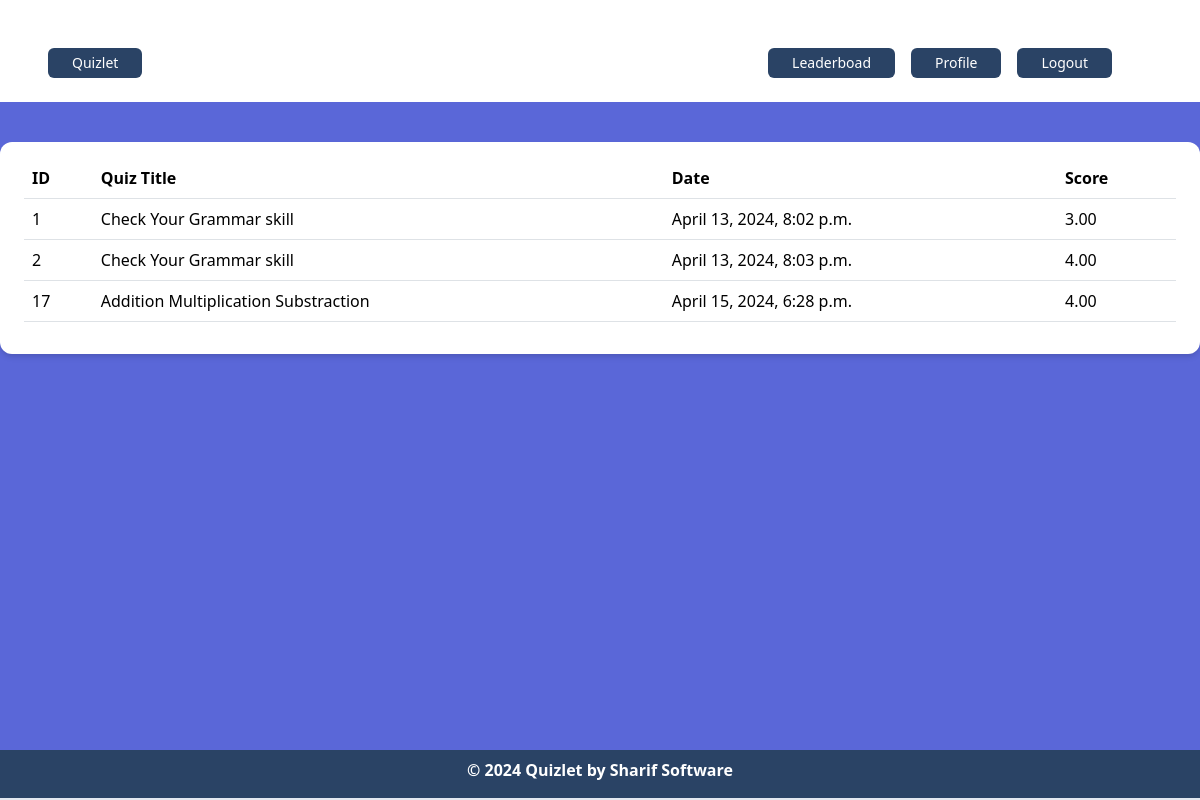
Screenshot of /account/profile/ (signed in) with the database file from the repository.
### quiz/models.py (models this page shows, shortened)
class QuizAttempt(models.Model):
    user = models.ForeignKey(UserAccount, on_delete=models.CASCADE)
    quiz = models.ForeignKey(Quiz, on_delete=models.CASCADE)
    start_time = models.DateTimeField(auto_now_add=True)
    end_time = models.DateTimeField(blank=True, null=True)
    score = models.DecimalField(max_digits=5, decimal_places=2, default=0)

class Quiz(models.Model):
    title= models.CharField(max_length=100)
    description= models.TextField()
    category = models.ForeignKey(QuizCategory, on_delete=models.CASCADE)
    has_time_limit = models.BooleanField(default=False)
    time_limit = models.PositiveIntegerField(blank=True, null=True)
    average_rating = models.DecimalField(max_digits=5, decimal_places=2, default=0, blank=True, null=True)

### account/views.py (the view)
# urls.py: path("profile/", views.profile, name="profile"),
@login_required
def profile(request):
    account_instance = UserAccount.objects.get(user=request.user)
    quiz_attempt= QuizAttempt.objects.filter(user=account_instance)
    return render(request, 'accounts/profile.html', {'lists':quiz_attempt})

### account/templates/accounts/profile.html
{% extends "base.html" %}
{% block body %}
<div class="my-10 py-3 px-4 bg-white rounded-xl shadow-md">
<table class="table">
    <thead>
      <tr>
        <th scope="col">ID</th>
        <th scope="col">Quiz Title</th>
        <th scope="col">Date</th>
        <th scope="col">Score</th>
      </tr>
    </thead>
    <tbody>
      {%for list in lists %}
        <tr>
          <td>{{list.id}}</td>
          <td>{{list.quiz.title}}</td>
          <td>{{list.start_time}}</td>
          <td>{{list.score}}</td>
        </tr>
      {% endfor %}
    </tbody>
  </table>
</div>
{% endblock %}

### rows the page displays
QuizAttempt: id "1", quiz "Check Your Grammar skill", start_time "April 13, 2024, 8:02 p.m.", score "3.00"
QuizAttempt: id "2", quiz "Check Your Grammar skill", start_time "April 13, 2024, 8:03 p.m.", score "4.00"
QuizAttempt: id "17", quiz "Addition Multiplication Substraction", start_time "April 15, 2024, 6:28 p.m.", score "4.00"
